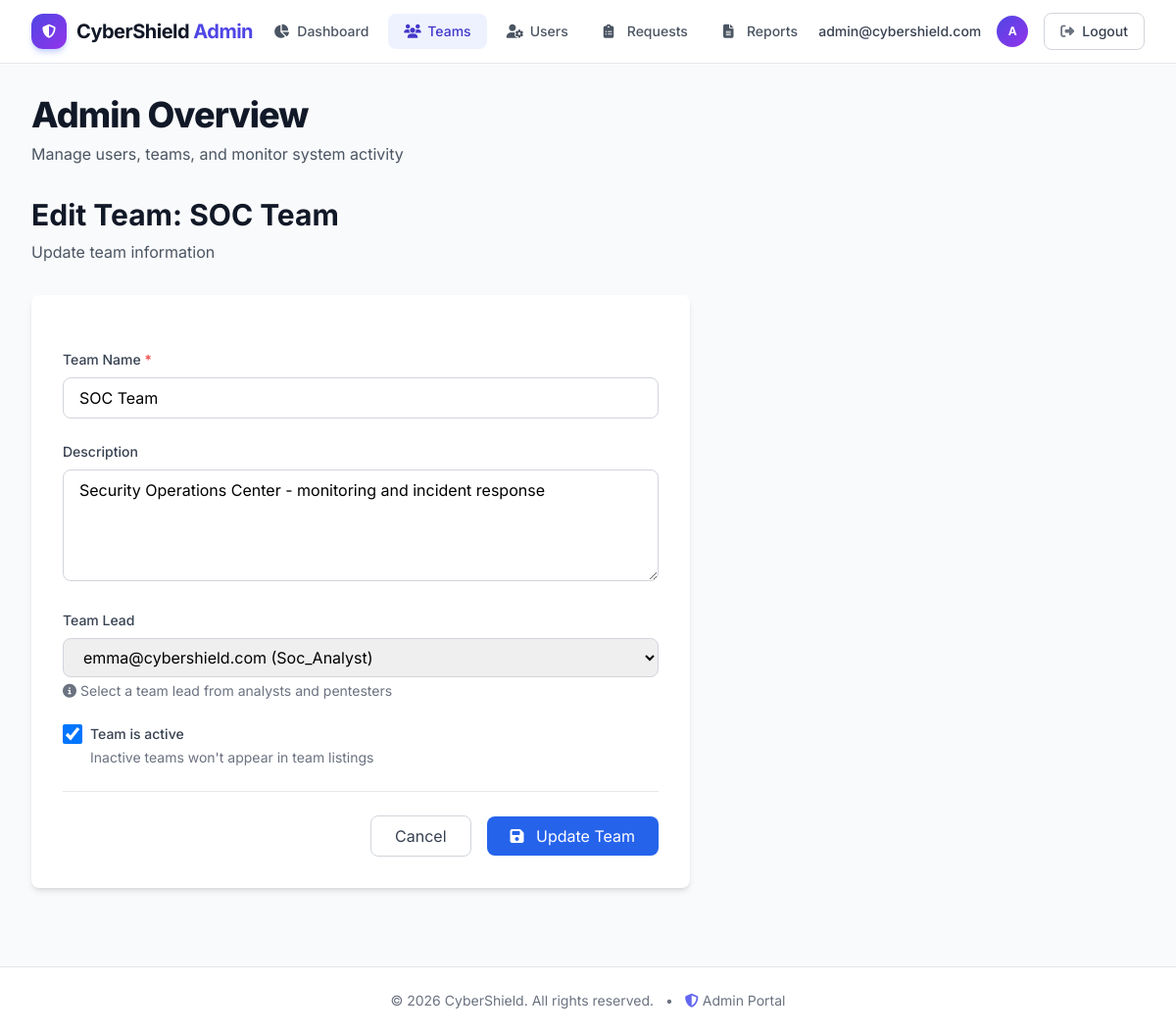
/staff/teams/2/edit/ (signed in), run on the app's committed database.
### teams/models.py (models this page shows, shortened)
class Team(models.Model):
    name = models.CharField(max_length=100)
    description = models.TextField(blank=True)
    team_lead = models.ForeignKey(
        User,
        on_delete=models.SET_NULL,
        null=True,
        blank=True,
        related_name='led_teams'
    )
    created_at = models.DateTimeField(auto_now_add=True)
    updated_at = models.DateTimeField(auto_now=True)
    is_active = models.BooleanField(default=True)
    class Meta:
        ordering = ['-created_at']

### staff_dashboard/views.py (the view)
    def wrapper(request, *args, **kwargs):
        if not request.user.is_authenticated:
            return redirect("login")
        if not is_admin(request.user):
            messages.error(request, "You don't have permission to access this page.")
            return redirect("/")  # Redirect to home page
        return view_func(request, *args, **kwargs)

### staff_dashboard/views.py (called while the page is built, shortened)
def is_admin(user):
    try:
        return user.is_authenticated and hasattr(user, 'profile') and user.profile.role == 'admin'
    except:
        return False

def admin_required(view_func):
    def wrapper(request, *args, **kwargs):
        if not request.user.is_authenticated:
            return redirect("login")
        if not is_admin(request.user):
            messages.error(request, "You don't have permission to access this page.")
            return redirect("/")  # Redirect to home page
        return view_func(request, *args, **kwargs)
    return wrapper

@login_required(login_url="staff_login")
@admin_required
def team_edit(request, team_id):
    team = get_object_or_404(Team, id=team_id)
    potential_leads = User.objects.filter(
        profile__role__in=[
            Role.NETWORK_ANALYST,
            Role.WEB_PENTESTER,
            Role.MOBILE_PENTESTER,
            Role.SOC_ANALYST
        ]
    ).select_related('profile')
    context = {
        'team': team,
        'potential_leads': potential_leads,
        'is_edit': True,
    }
    return render(request, 'staff_dashboard/team_form.html', context)

### staff_dashboard/templates/staff_dashboard/team_form.html (shortened to what this page needs)
{% extends 'staff_dashboard/base.html' %}
{% block content %}
<div class="mb-8">
    <h2 class="text-3xl font-bold text-gray-900">
        {% if is_edit %}Edit Team: {{ team.name }}{% else %}Create New Team{% endif %}
    </h2>
    <p class="text-gray-600 mt-2">
        {% if is_edit %}Update team information{% else %}Add a new team to your organization{% endif %}
    </p>
</div>
<div class="max-w-2xl">
    <div class="bg-white rounded-lg shadow-md p-8">
        <form method="POST" class="space-y-6">
            <div>
                <label for="name" class="block text-sm font-medium text-gray-700 mb-2">
                    Team Name <span class="text-red-500">*</span>
                </label>
                <input
                    type="text"
                    id="name"
                    name="name"
                    value="{% if team %}{{ team.name }}{% endif %}"
                    required
                    class="w-full px-4 py-2 border border-gray-300 rounded-lg focus:ring-2 focus:ring-blue-500 focus:border-transparent"
                    placeholder="e.g., Red Team, SOC Team, Penetration Testing"
                >
            </div>
            <div>
                <label for="description" class="block text-sm font-medium text-gray-700 mb-2">
                    Description
                </label>
                <textarea
                    id="description"
                    name="description"
                    rows="4"
                    class="w-full px-4 py-2 border border-gray-300 rounded-lg focus:ring-2 focus:ring-blue-500 focus:border-transparent"
                    placeholder="Brief description of the team's purpose and responsibilities"
                >{% if team %}{{ team.description }}{% endif %}</textarea>
            </div>
            <div>
                <label for="team_lead" class="block text-sm font-medium text-gray-700 mb-2">
                    Team Lead
                </label>
                <select
                    id="team_lead"
                    name="team_lead"
                    class="w-full px-4 py-2 border border-gray-300 rounded-lg focus:ring-2 focus:ring-blue-500 focus:border-transparent"
                >
                    {% for user in potential_leads %}
                    <option value="{{ user.id }}" {% if team and team.team_lead.id == user.id %}selected{% endif %}>
                        {{ user.username }} ({{ user.profile.role|title }})
                    </option>
                    {% endfor %}
                </select>
                <p class="text-sm text-gray-500 mt-1">
                    <i class="fas fa-info-circle mr-1"></i>Select a team lead from analysts and pentesters
                </p>
            </div>
            {% if is_edit %}
            <div>
                <label class="flex items-center">
                    <input
                        type="checkbox"
                        name="is_active"
                        {% if team.is_active %}checked{% endif %}
                        class="w-5 h-5 text-blue-600 border-gray-300 rounded focus:ring-blue-500"
                    >
                    <span class="ml-2 text-sm font-medium text-gray-700">Team is active</span>
                </label>
                <p class="text-sm text-gray-500 mt-1 ml-7">
                    Inactive teams won't appear in team listings
                </p>
            </div>
            {% endif %}
            <div class="flex items-center justify-end space-x-4 pt-6 border-t">
                <a href="{% if is_edit %}{% url 'team_detail' team.id %}{% else %}{% url 'team_list' %}{% endif %}"
                   class="px-6 py-2 border border-gray-300 rounded-lg text-gray-700 hover:bg-gray-50 transition">
                    Cancel
                </a>
                <button
                    type="submit"
                    class="px-6 py-2 bg-blue-600 hover:bg-blue-700 text-white rounded-lg transition">
                    <i class="fas fa-save mr-2"></i>
                    {% if is_edit %}Update Team{% else %}Create Team{% endif %}
                </button>
            </div>
        </form>
    </div>
</div>
{% endblock %}

### staff_dashboard/templates/staff_dashboard/base.html (shortened to what this page needs)
<!DOCTYPE html>
<html lang="en">
<head>
    <link rel="stylesheet" href="https://cdnjs.cloudflare.com/ajax/libs/font-awesome/6.4.0/css/all.min.css">
    <script src="https://cdn.tailwindcss.com"></script>
</head>
<body class="antialiased">
    <nav class="bg-white border-b border-gray-200 sticky top-0 z-50 shadow-xs">
        <div class="max-w-7xl mx-auto px-4 sm:px-6 lg:px-8">
            <div class="flex justify-between h-16">
                <div class="flex items-center">
                    <a href="{% url 'staff_dashboard' %}" class="flex items-center space-x-2.5">
                        <div class="w-9 h-9 rounded-xl bg-gradient-to-br from-indigo-600 to-purple-600 flex items-center justify-center shadow-md shadow-indigo-200">
                            <i class="fas fa-shield-halved text-white text-sm"></i>
                        </div>
                        <span class="text-xl font-bold tracking-tight text-gray-900">
                            CyberShield <span class="text-indigo-600">Admin</span>
                        </span>
                    </a>
                </div>
                <div class="hidden md:flex items-center space-x-1">
                    <a href="{% url 'staff_dashboard' %}"
                       class="nav-link px-4 py-2 rounded-lg text-sm font-medium flex items-center gap-2
                              {% if request.resolver_match.url_name == 'staff_dashboard' %}
                                  bg-indigo-50 text-indigo-700
                              {% else %}
                                  text-gray-600 hover:text-gray-900 hover:bg-gray-50
                              {% endif %}">
                        <i class="fas fa-chart-pie w-4"></i> Dashboard
                    </a>
                    <a href="{% url 'team_list' %}"
                       class="nav-link px-4 py-2 rounded-lg text-sm font-medium flex items-center gap-2
                              {% if 'team' in request.resolver_match.url_name %}
                                  bg-indigo-50 text-indigo-700
                              {% else %}
                                  text-gray-600 hover:text-gray-900 hover:bg-gray-50
                              {% endif %}">
                        <i class="fas fa-users w-4"></i> Teams
                    </a>
                    <a href="{% url 'user_list' %}"
                       class="nav-link px-4 py-2 rounded-lg text-sm font-medium flex items-center gap-2
                              {% if 'user' in request.resolver_match.url_name %}
                                  bg-indigo-50 text-indigo-700
                              {% else %}
                                  text-gray-600 hover:text-gray-900 hover:bg-gray-50
                              {% endif %}">
                        <i class="fas fa-user-cog w-4"></i> Users
                    </a>
                    <a href="{% url 'request_list' %}"
                       class="nav-link px-4 py-2 rounded-lg text-sm font-medium flex items-center gap-2
                              {% if 'request' in request.resolver_match.url_name %}
                                  bg-indigo-50 text-indigo-700
                              {% else %}
                                  text-gray-600 hover:text-gray-900 hover:bg-gray-50
                              {% endif %}">
                        <i class="fas fa-clipboard-list w-4"></i> Requests
                    </a>
                    <a href="{% url 'report_list_admin' %}"
                       class="nav-link px-4 py-2 rounded-lg text-sm font-medium flex items-center gap-2
                              {% if 'report' in request.resolver_match.url_name %}
                                  bg-indigo-50 text-indigo-700
                              {% else %}
                                  text-gray-600 hover:text-gray-900 hover:bg-gray-50
                              {% endif %}">
                        <i class="fas fa-file-alt w-4"></i> Reports
                    </a>
                </div>
                <div class="flex items-center space-x-4">
                    <span class="text-sm font-medium text-gray-700 hidden sm:block">
                        {{ user.username }}
                    </span>
                    <div class="w-8 h-8 rounded-full bg-gradient-to-br from-indigo-600 to-purple-600 flex items-center justify-center text-white text-xs font-bold shadow-sm">
                        {{ user.username|slice:":1"|upper }}
                    </div>
                    <a href="{% url 'staff_logout' %}"
                       class="bg-white border border-gray-300 hover:bg-gray-50 text-gray-700 px-4 py-2 rounded-lg text-sm font-medium flex items-center gap-2 transition-colors shadow-xs">
                        <i class="fas fa-sign-out-alt text-gray-500"></i> Logout
                    </a>
                </div>
            </div>
        </div>
    </nav>
    <main class="max-w-7xl mx-auto px-4 sm:px-6 lg:px-8 py-8">
        <header class="mb-8">
            <h1 class="text-3xl md:text-4xl font-extrabold tracking-tight text-gray-900">
                {% block page_title %}Admin Overview{% endblock %}
            </h1>
            <p class="mt-2 text-gray-600">
                {% block page_description %}Manage users, teams, and monitor system activity{% endblock %}
            </p>
        </header>
        {% block content %}{% endblock %}
    </main>
    <footer class="bg-white border-t border-gray-200 mt-12">
        <div class="max-w-7xl mx-auto px-4 sm:px-6 lg:px-8 py-6 text-center">
            <p class="text-gray-500 text-sm">
                &copy; {% now "Y" %} CyberShield. All rights reserved.
                <span class="mx-2">•</span>
                <i class="fas fa-shield-halved text-indigo-500"></i> Admin Portal
            </p>
        </div>
    </footer>
</body>
</html>

### staff_dashboard/templates/staff_dashboard/base.html (style rules this page uses)
body { font-family: 'Inter', sans-serif; background-color: #f9fafb; }
.nav-link { transition: all 0.15s ease; }

### data on the page
Team: name "SOC Team", description "Security Operations Center - monitoring and incident response", team_lead "emma@cybershield.com (Soc_Analyst)", is_active "☑"

### other printed values
{{ user.username }} "admin@cybershield.com"
{{ user.username|slice:":1"|upper }} "A"
